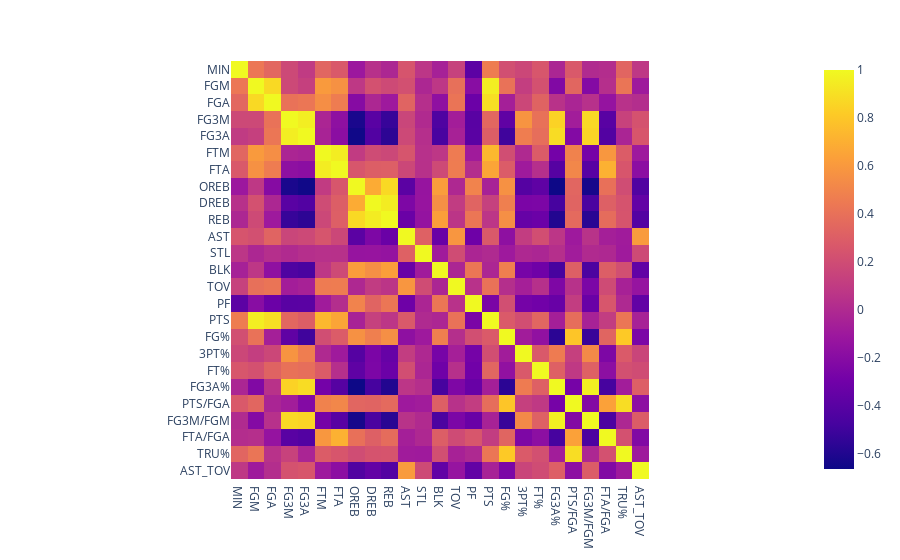

Notebook code for this chart:
### Code cell
#Creating a Heatmap for the correlations
fig = px.imshow(df_per_min.corr(numeric_only=True))
fig.show()

### Figure 1 — Plotly figure (JSON) as saved in the notebook; plotly's stock layout.template omitted (floating-point values rounded to 4 significant figures; data arrays with more than 128 entries replaced by an {"elided": "..."} marker saying what was removed)
{"data": [{"coloraxis": "coloraxis", "hovertemplate": "x: %{x}<br>y: %{y}<br>color: %{z}<extra></extra>", "name": "0", "type": "heatmap", "x": ["MIN", "FGM", "FGA", "FG3M", "FG3A", "FTM", "FTA", "OREB", "DREB", "REB", "AST", "STL", "BLK", "TOV", "PF", "PTS", "FG%", "3PT%", "FT%", "FG3A%", "PTS/FGA", "FG3M/FGM", "FTA/FGA", "TRU%", "AST_TOV"], "xaxis": "x", "y": ["MIN", "FGM", "FGA", "FG3M", "FG3A", "FTM", "FTA", "OREB", "DREB", "REB", "AST", "STL", "BLK", "TOV", "PF", "PTS", "FG%", "3PT%", "FT%", "FG3A%", "PTS/FGA", "FG3M/FGM", "FTA/FGA", "TRU%", "AST_TOV"], "yaxis": "y", "z": {"elided": "25x25 float values"}}], "layout": {"coloraxis": {"colorscale": [[0, "#0d0887"], [0.1111, "#46039f"], [0.2222, "#7201a8"], [0.3333, "#9c179e"], [0.4444, "#bd3786"], [0.5556, "#d8576b"], [0.6667, "#ed7953"], [0.7778, "#fb9f3a"], [0.8889, "#fdca26"], [1, "#f0f921"]]}, "margin": {"t": 60}, "xaxis": {"anchor": "y", "constrain": "domain", "domain": [0, 1], "scaleanchor": "y"}, "yaxis": {"anchor": "x", "autorange": "reversed", "constrain": "domain", "domain": [0, 1]}}}
